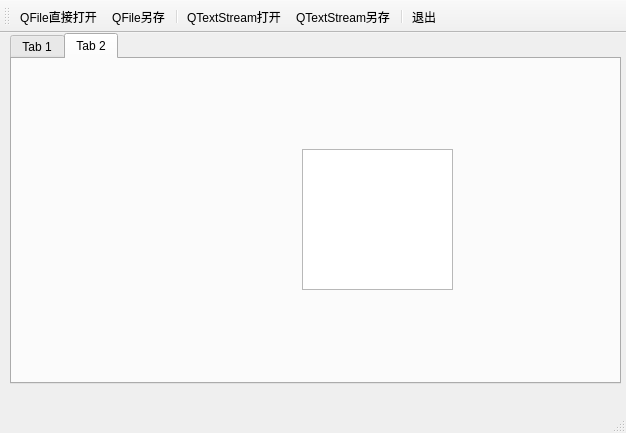
<?xml version="1.0" encoding="UTF-8"?>
<ui version="4.0">
 <class>MainWindow</class>
 <widget class="QMainWindow" name="MainWindow">
  <property name="geometry">
   <rect>
    <x>0</x>
    <y>0</y>
    <width>626</width>
    <height>433</height>
   </rect>
  </property>
  <property name="windowTitle">
   <string>文本文件读写</string>
  </property>
  <widget class="QWidget" name="centralWidget">
   <widget class="QTabWidget" name="tabWidget">
    <property name="geometry">
     <rect>
      <x>10</x>
      <y>0</y>
      <width>611</width>
      <height>351</height>
     </rect>
    </property>
    <property name="currentIndex">
     <number>1</number>
    </property>
    <widget class="QWidget" name="tab">
     <attribute name="title">
      <string>Tab 1</string>
     </attribute>
     <widget class="QTextEdit" name="textEditDevice">
      <property name="geometry">
       <rect>
        <x>10</x>
        <y>10</y>
        <width>151</width>
        <height>141</height>
       </rect>
      </property>
     </widget>
    </widget>
    <widget class="QWidget" name="tab_2">
     <attribute name="title">
      <string>Tab 2</string>
     </attribute>
     <widget class="QTextEdit" name="textEditStream">
      <property name="geometry">
       <rect>
        <x>290</x>
        <y>90</y>
        <width>151</width>
        <height>141</height>
       </rect>
      </property>
     </widget>
    </widget>
   </widget>
  </widget>
  <widget class="QMenuBar" name="menuBar">
   <property name="geometry">
    <rect>
     <x>0</x>
     <y>0</y>
     <width>626</width>
     <height>22</height>
    </rect>
   </property>
  </widget>
  <widget class="QToolBar" name="mainToolBar">
   <attribute name="toolBarArea">
    <enum>TopToolBarArea</enum>
   </attribute>
   <attribute name="toolBarBreak">
    <bool>false</bool>
   </attribute>
   <addaction name="actOpen_IODevice"/>
   <addaction name="actSave_IODevice"/>
   <addaction name="separator"/>
   <addaction name="actOpen_Stream"/>
   <addaction name="actSave_Stream"/>
   <addaction name="separator"/>
   <addaction name="actQuit"/>
  </widget>
  <widget class="QStatusBar" name="statusBar"/>
  <action name="actOpen_IODevice">
   <property name="text">
    <string>QFile直接打开</string>
   </property>
   <property name="toolTip">
    <string>QFile直接打开</string>
   </property>
  </action>
  <action name="actSave_IODevice">
   <property name="text">
    <string>QFile另存</string>
   </property>
   <property name="toolTip">
    <string>QFile另存</string>
   </property>
  </action>
  <action name="actOpen_Stream">
   <property name="text">
    <string>QTextStream打开</string>
   </property>
   <property name="toolTip">
    <string>QTextStream打开</string>
   </property>
  </action>
  <action name="actSave_Stream">
   <property name="text">
    <string>QTextStream另存</string>
   </property>
   <property name="toolTip">
    <string>QTextStream另存</string>
   </property>
  </action>
  <action name="actQuit">
   <property name="text">
    <string>退出</string>
   </property>
   <property name="toolTip">
    <string>退出</string>
   </property>
  </action>
 </widget>
 <layoutdefault spacing="6" margin="11"/>
 <resources/>
 <connections>
  <connection>
   <sender>actQuit</sender>
   <signal>triggered()</signal>
   <receiver>MainWindow</receiver>
   <slot>close()</slot>
   <hints>
    <hint type="sourcelabel">
     <x>-1</x>
     <y>-1</y>
    </hint>
    <hint type="destinationlabel">
     <x>312</x>
     <y>216</y>
    </hint>
   </hints>
  </connection>
 </connections>
</ui>
